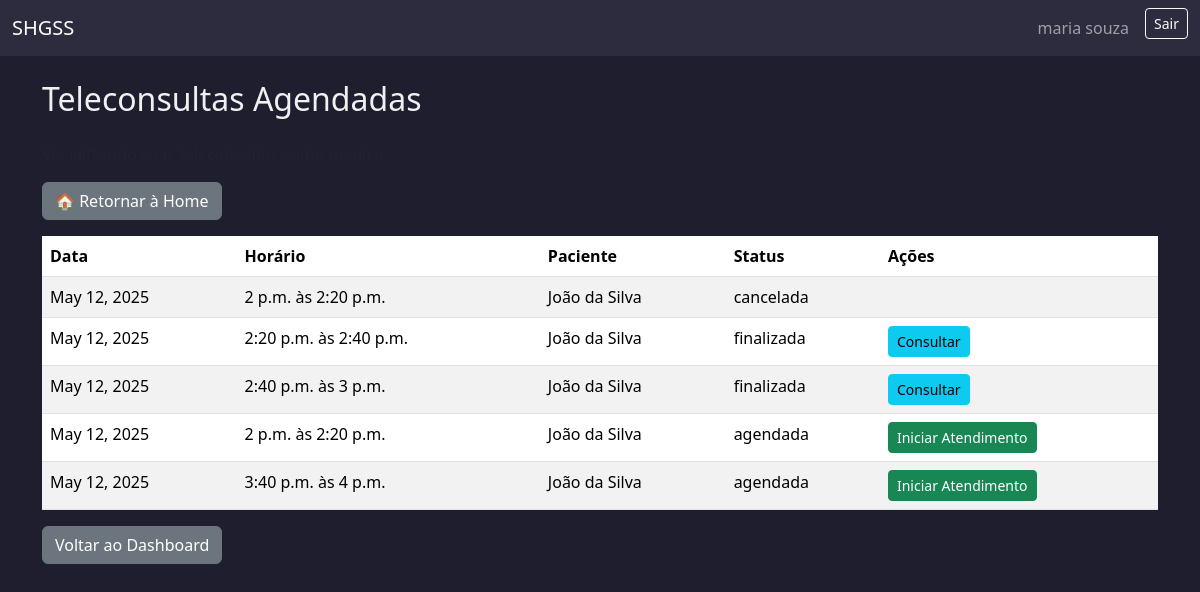
/teleconsultas/medico/ (signed in), run on an earlier commit of the app's database.
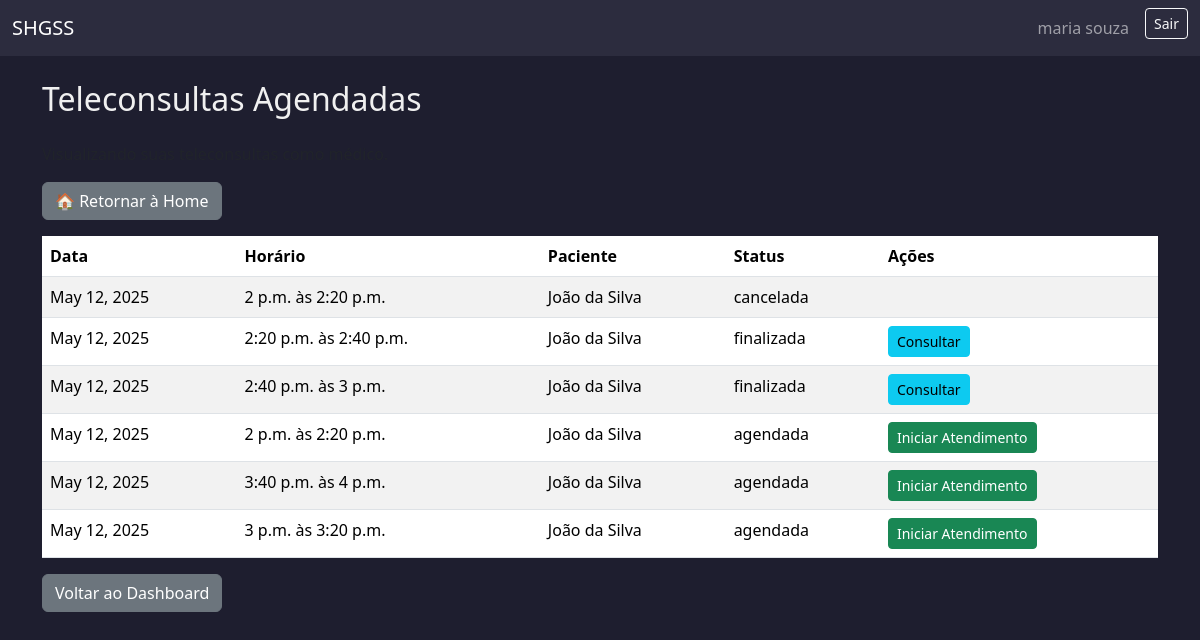
And on a later commit of the database.
### usuarios/models.py (models this page shows, shortened)
class AtendimentoBase(models.Model):
    STATUS_CHOICES = [
        ('agendada', 'Agendada'),
        ('cancelada', 'Cancelada'),
        ('em_andamento', 'Em atendimento'),
        ('finalizada', 'Finalizada'),
    ]
    status = models.CharField(max_length=20, choices=STATUS_CHOICES, default='agendada')
    observacoes_visiveis = models.TextField(blank=True, null=True)
    observacoes_internas = models.TextField(blank=True, null=True)
    encaminhamento = models.TextField(blank=True, null=True)
    criado_em = models.DateTimeField(auto_now_add=True)
    atualizado_em = models.DateTimeField(auto_now=True)
    motivo_cancelamento = models.TextField(blank=True, null=True)
    data_cancelamento = models.DateTimeField(null=True, blank=True)
    class Meta:
        abstract = True

class Teleconsulta(AtendimentoBase):
    agenda = models.ForeignKey(
        'AgendaTeleconsulta',
        on_delete=models.PROTECT,
        related_name='teleconsultas'
    )
    medico = models.ForeignKey(
        settings.AUTH_USER_MODEL,
        on_delete=models.CASCADE,
        limit_choices_to={'role': 'medico'},
        related_name='teleconsultas_como_medico'
    )
    paciente = models.ForeignKey(
        settings.AUTH_USER_MODEL,
        on_delete=models.CASCADE,
        limit_choices_to={'role': 'paciente'},
        related_name='teleconsultas_como_paciente'
    )
    cancelado_por = models.ForeignKey(
        settings.AUTH_USER_MODEL,
        on_delete=models.SET_NULL,
        null=True,
        blank=True,
        related_name='teleconsultas_canceladas'
    )
    valor = models.DecimalField(max_digits=8, decimal_places=2, default=125.00)

class AgendaBase(models.Model):
    sala = models.ForeignKey(Sala, on_delete=models.PROTECT)
    data = models.DateField()
    horario_inicio = models.TimeField()
    horario_fim = models.TimeField()
    duracao_procedimento = models.PositiveIntegerField(help_text="Duração em minutos")
    status_manual = models.CharField(
        max_length=20,
        choices=[('livre', 'Livre'), ('agendado', 'Agendado'), ('bloqueado', 'Bloqueado')],
        default='livre'
    )
    class Meta:
        abstract = True

class AgendaTeleconsulta(AgendaBase):
    medico = models.ForeignKey(Usuario, on_delete=models.SET_NULL, null=True, blank=False, limit_choices_to={'role': 'medico'})

class Usuario(AbstractUser):
    ROLE_CHOICES = [
        ('paciente', 'Paciente'),
        ('medico', 'Médico'),
        ('administrativo', 'Administrativo'),
        ('financeiro', 'Financeiro'),
    ]
    cpf = models.CharField(max_length=14, unique=True, blank=False, null=False)
    telefone = models.CharField(max_length=20)
    rua = models.CharField(max_length=100)
    numero = models.CharField(max_length=10)
    bairro = models.CharField(max_length=50)
    cidade = models.CharField(max_length=50)
    estado = models.CharField(max_length=2)
    cep = models.CharField(max_length=9)
    role = models.CharField(max_length=20, choices=ROLE_CHOICES)
    plano_saude = models.CharField(max_length=50, null=True, blank=True)
    numero_cartao_plano = models.CharField(max_length=30, null=True, blank=True)
    crm = models.CharField(max_length=20, null=True, blank=True)
    especialidade = models.CharField(max_length=50, null=True, blank=True)
    setor = models.CharField(max_length=50, null=True, blank=True)
    cargo = models.CharField(max_length=50, null=True, blank=True)

### usuarios/views.py (the view)
# urls.py: path('teleconsultas/medico/', views.lista_teleconsultas, name='lista_teleconsultas'),
@role_required('medico')
def lista_teleconsultas(request):
    teleconsultas = Teleconsulta.objects.filter(medico=request.user).order_by('-agenda__data')
    return render(request, 'teleconsultas/lista_teleconsultas.html', {'teleconsultas': teleconsultas})

### templates/teleconsultas/lista_teleconsultas.html (shortened to what this page needs)
{% extends 'base.html' %}
{% block content %}
<h2 class="mb-4">Teleconsultas Agendadas</h2>
<p class="text-muted">
</p>
<div class="mb-3">
    <a href="{% url 'dashboard_medico' %}" class="btn btn-secondary">🏠 Retornar à Home</a>
</div>
{% if teleconsultas %}
<table class="table table-striped">
    <thead>
        <tr>
            <th>Data</th>
            <th>Horário</th>
            <th>Paciente</th>
            <th>Status</th>
            <th>Ações</th>
        </tr>
    </thead>
    <tbody>
        {% for tele in teleconsultas %}
        <tr>
            <td>{{ tele.agenda.data }}</td>
            <td>{{ tele.agenda.horario_inicio }} às {{ tele.agenda.horario_fim }}</td>
            <td>{{ tele.paciente.get_full_name }}</td>
            <td>{{ tele.status|default:"Agendada" }}</td>
            <td>
                {% if tele.status == 'agendada' %}
                  <a href="{% url 'iniciar_teleconsulta' tele.id %}" class="btn btn-sm btn-success"
                    onclick="return confirm('Deseja realmente iniciar esta teleconsulta?');">
                    Iniciar Atendimento
                  </a>
                {% elif tele.status == 'em_andamento' %}
                    <a href="{% url 'detalhar_teleconsulta' tele.id %}" class="btn btn-sm btn-warning">
                        Acessar Atendimento
                    </a>
                {% elif tele.status == 'finalizada' %}
                    <a href="{% url 'detalhar_teleconsulta' tele.id %}" class="btn btn-sm btn-info">
                        Consultar
                    </a>
                {% endif %}
            </td>
        </tr>
        {% endfor %}
    </tbody>
</table>
{% else %}
    <p>Nenhuma teleconsulta agendada até o momento.</p>
{% endif %}
<a href="{% url 'dashboard_medico' %}" class="btn btn-secondary">Voltar ao Dashboard</a>
{% endblock %}

What changed in the data, as far as the page shows it:
added Teleconsulta: agenda.data "May 12, 2025", agenda.horario_inicio "3 p.m.", agenda.horario_fim "3:20 p.m.", paciente.get_full_name "João da Silva", status "agendada", shows "Iniciar Atendimento"
